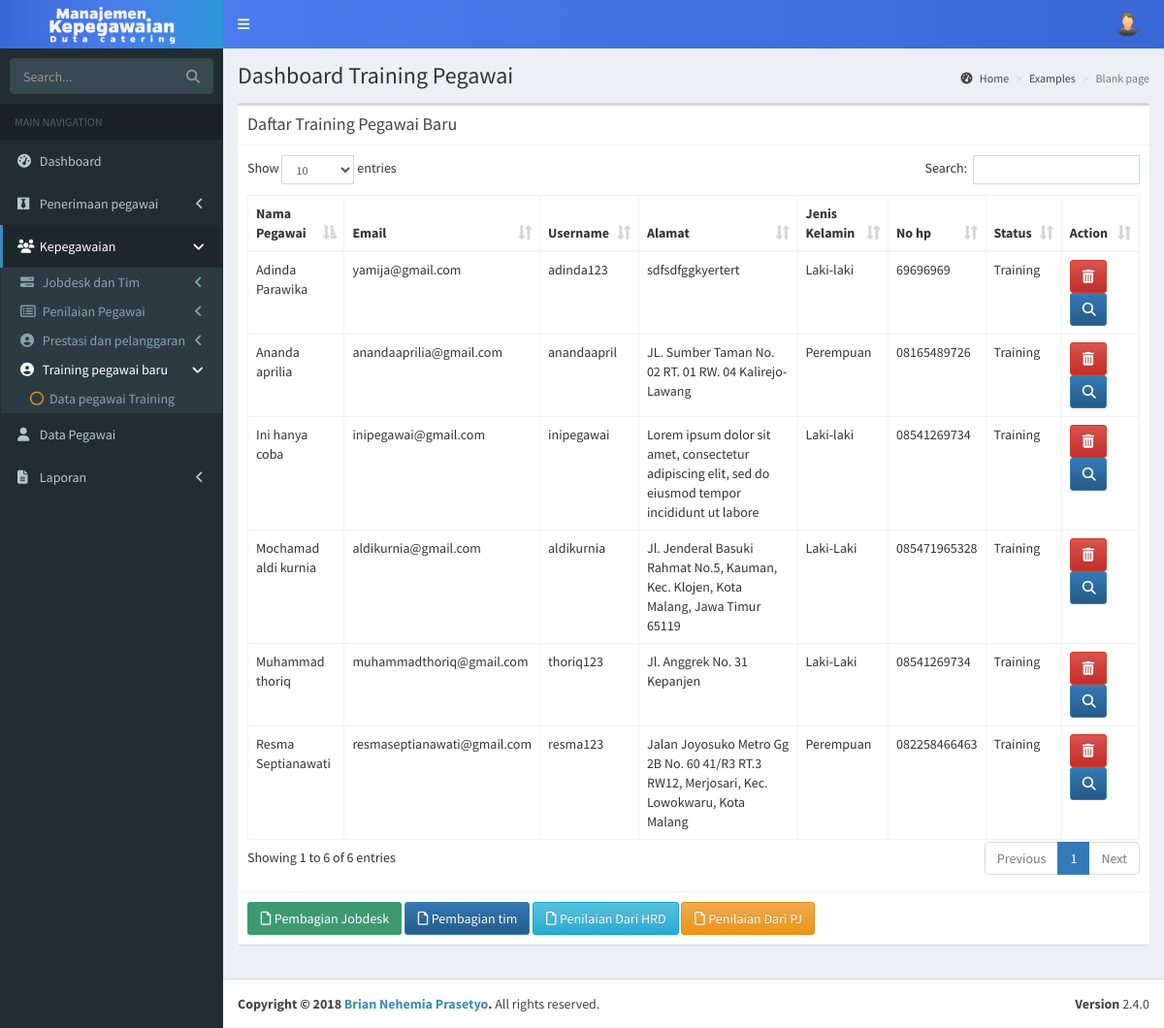
Screenshot of /admin/datatraining.php with the database file from the repository.
### tables this page shows
CREATE TABLE `tbpegawai` (
  `idpegawai` varchar(11) NOT NULL,
  `username` varchar(200) NOT NULL,
  `password` varchar(200) NOT NULL,
  `namapegawai` varchar(100) NOT NULL,
  `email` varchar(200) NOT NULL,
  `alamat` varchar(100) NOT NULL,
  `tanggallahir` date DEFAULT NULL,
  `jeniskelamin` varchar(100) NOT NULL,
  `nohp` varchar(12) NOT NULL,
  `foto` varchar(500) NOT NULL,
  `tanggalaktifkerja` date DEFAULT NULL,
  `kodedivisi` varchar(11) DEFAULT NULL,
  `level` varchar(200) DEFAULT NULL,
  `idstatuspegawai` varchar(11) DEFAULT NULL,
  `idtim` varchar(11) DEFAULT NULL
);

### db/config.php (called while the page is built, shortened)
<?php
	class db_connect{
		public $host = db_host;
		public $user = db_user;
		public $pass = db_pass;
		public $dbname = db_name;
		public function connect(){
			$this->conn = new mysqli($this->host, $this->user, $this->pass, $this->dbname);
		}
	}
?>

### db/mdl_training.php (called while the page is built, shortened)
<?php
	require_once('../db/config.php');
	class training extends db_connect{
		public function readtraining(){
			$stmt = $this->conn->prepare("SELECT * FROM tbpegawai WHERE idstatuspegawai = 'STS04' ORDER BY idpegawai ASC") or die($this->conn->error);
			if($stmt->execute()){
				$result = $stmt->get_result();
				return $result;
			}
		}
	}
?>

### admin/datatraining.php (the view, shortened to what this page needs)
<?php
include 'header.php';
include 'adminsidebar.php';
?>
  <div class="content-wrapper">
    <section class="content-header">
      <h1>
        Dashboard Training Pegawai
      </h1>
      <ol class="breadcrumb">
        <li><a href="#"><i class="fa fa-dashboard"></i> Home</a></li>
        <li><a href="#">Examples</a></li>
        <li class="active">Blank page</li>
      </ol>
    </section>
    <section class="content">
      <div class="box">
        <div class="box-header with-border">
          <h3 class="box-title">Daftar Training Pegawai Baru</h3>
        </div>
        <div class="box-body" >
           <table  id="example2" class="table table-bordered table-hover">
                <thead>
                <tr>
                  <th>Nama Pegawai</th>
                  <th>Email</th>
                  <th>Username</th>
                  <th >Alamat</th>
                  <th>Jenis Kelamin</th>
                  <th>No hp</th>
                  <th>Status</th>
                  <th>Action</th>
                </tr>
                </thead>
                <tbody>
                <?php
                 require '../db/mdl_training.php';
                 $conn = new training();
                $read = $conn->readtraining();
					        while($fetch = $read->fetch_array()){
				        ?>
                <tr>
                    <td><?php echo $fetch['namapegawai'];?></td>
                    <td><?php echo $fetch['email']?></td>
                    <td><?php echo $fetch['username'];?></td>
					          <td><?php echo $fetch['alamat']?></td>
                    <td><?php echo $fetch['jeniskelamin']?></td>
                    <td><?php echo $fetch['nohp']?></td>
                    <td>Training</td>
                  <td>
                    <a class="btn btn-danger" href="../controller/jobscontroller.php?postid=<?php echo $fetch['idpendaftar'];?>&action=delfadmin"><i class="fa fa-trash"></i></a>
                    <a class="btn btn-primary" href="#"><i style="width:12px;" class="fa fa-search"></i></a>
                 </td>
					      </tr>
                <?php
					      }
				        ?>
                </tbody>
              </table>
            </div>
        <div class="box-footer">
        <a class="btn bg-olive" type="button" onclick="location.href='#'"><i style="width:12px;" class="fa fa-file-o"></i>  Pembagian Jobdesk</a>
        <a class="btn btn-primary" href="#"><i style="width:12px;" class="fa fa-file-o"></i>  Pembagian tim</a>
        <a class="btn btn-info" type="button" onclick="location.href='#'"><i style="width:12px;" class="fa fa-file-o"></i>  Penilaian Dari HRD</a>
        <a class="btn btn-warning bg-orange" href="#"><i style="width:12px;" class="fa fa-file-o"></i>  Penilaian Dari PJ</a>
        </div>
      </div>
    </section>
  </div>
<?php
include 'footer.php';
 ?>

### assets/css/_all-skins.css (style rules this page uses)
.skin-blue .content-header { background: transparent; }

### rows the page displays
tbpegawai: namapegawai "Ini hanya coba", email "inipegawai@gmail.com", username "inipegawai", alamat "Lorem ipsum dolor sit amet, consectetur adipiscing elit, sed do eiusmod tempor incididunt ut labore", jeniskelamin "Laki-laki", nohp "08541269734"
tbpegawai: namapegawai "Mochamad aldi kurnia", email "aldikurnia@gmail.com", username "aldikurnia", alamat "Jl. Jenderal Basuki Rahmat No.5, Kauman, Kec. Klojen, Kota Malang, Jawa Timur 65119", jeniskelamin "Laki-Laki", nohp "085471965328"
tbpegawai: namapegawai "Resma Septianawati", email "resmaseptianawati@gmail.com", username "resma123", alamat "Jalan Joyosuko Metro Gg 2B No. 60 41/R3 RT.3 RW12, Merjosari, Kec. Lowokwaru, Kota Malang", jeniskelamin "Perempuan", nohp "082258466463"
tbpegawai: namapegawai "Adinda Parawika", email "yamija@gmail.com", username "adinda123", alamat "sdfsdfggkyertert", jeniskelamin "Laki-laki", nohp "69696969"
tbpegawai: namapegawai "Muhammad thoriq", email "muhammadthoriq@gmail.com", username "thoriq123", alamat "Jl. Anggrek No. 31 Kepanjen", jeniskelamin "Laki-Laki", nohp "08541269734"
tbpegawai: namapegawai "Ananda aprilia", email "anandaaprilia@gmail.com", username "anandaapril", alamat "JL. Sumber Taman No. 02 RT. 01 RW. 04 Kalirejo-Lawang", jeniskelamin "Perempuan", nohp "08165489726"
